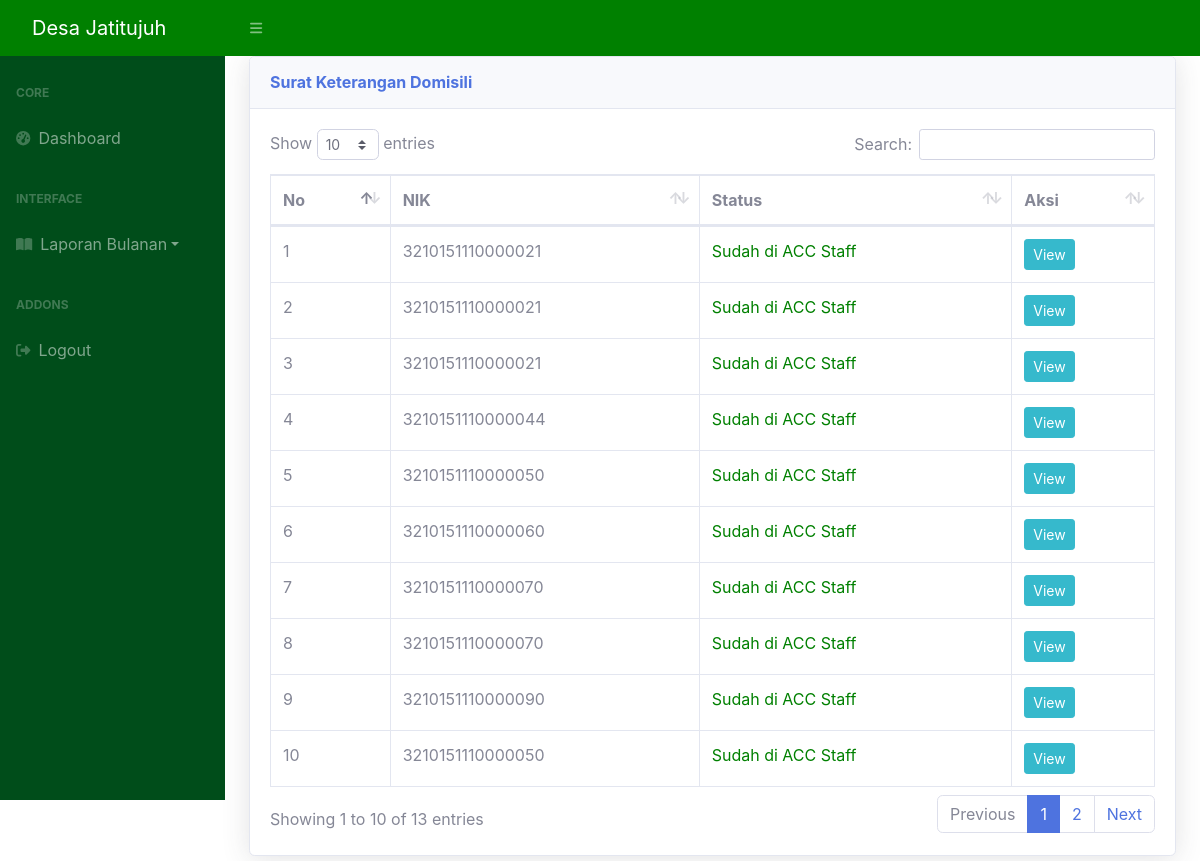
The app's page /kepala_desa/request_skd.php (signed in) with its own data.
### tables this page shows
CREATE TABLE `surat_skd` (
  `skd_id` int(11) NOT NULL,
  `nik_masyarakat_skd` varchar(255) NOT NULL,
  `nama_skd` varchar(255) NOT NULL,
  `alamat_skd` varchar(255) NOT NULL,
  `keperluan_skd` varchar(255) NOT NULL,
  `scan_ktp_skd` varchar(255) NOT NULL,
  `scan_kk_skd` varchar(255) NOT NULL,
  `tgl_req_skd` datetime NOT NULL,
  `status_skd` enum('acc_rt','acc_staff','belum_acc','acc_desa','selesai','tolak') NOT NULL DEFAULT 'belum_acc',
  `keterangan_skd` varchar(255) NOT NULL DEFAULT 'Pengajuan Anda Sedang Dalam Proses',
  `tanggal_acc_skd` date NOT NULL DEFAULT current_timestamp(),
  `nama_file_skd` varchar(255) NOT NULL,
  `no_surat_skd` varchar(255) NOT NULL,
  `nama_surat_skd` varchar(255) NOT NULL DEFAULT 'SKD'
);

### kepala_desa/request_skd.php (the view, shortened to what this page needs)
<?php
include "../koneksi.php";
$result_skd = mysqli_query($connection, "SELECT * FROM surat_skd WHERE status_skd = 'acc_staff'");
?>
<!DOCTYPE html>
<html lang="en">
<head>
    <link href="https://cdn.jsdelivr.net/npm/simple-datatables@latest/dist/style.css" rel="stylesheet" />
    <link href="../css/styles.css" rel="stylesheet" />
    <link href="../css2/sb-admin-2.min.css" rel="stylesheet">
    <link href="../vendor/datatables/dataTables.bootstrap4.min.css" rel="stylesheet">
</head>
<body class="sb-nav-fixed">
    <nav class="sb-topnav navbar navbar-expand navbar-dark" style="background-color: green;">
        <a class="navbar-brand ps-3" href="halkepala_desa.php">Desa Jatitujuh</a>
        <button class="btn btn-link btn-sm order-1 order-lg-0 me-4 me-lg-0" id="sidebarToggle" href="#!"><i class="fas fa-bars"></i></button>
    </nav>
    <div id="layoutSidenav">
        <div id="layoutSidenav_nav">
            <nav class="sb-sidenav accordion sb-sidenav-dark" id="sidenavAccordion" style="background-color: #004d1a;">
                <div class="sb-sidenav-menu">
                    <div class="nav">
                        <div class="sb-sidenav-menu-heading">Core</div>
                        <a class="nav-link" href="halkepala_desa.php">
                            <div class="sb-nav-link-icon"><i class="fas fa-tachometer-alt"></i></div>
                            Dashboard
                        </a>
                        <div class="sb-sidenav-menu-heading">Interface</div>
                        <div class="dropdown">
                            <a class="nav-link collapsed dropdown-toggle" href="#" role="button" id="dropdownMenuLink" data-bs-toggle="dropdown" aria-expanded="false">
                                <div class="sb-nav-link-icon"><i class="fas fa-book-open"></i></div>
                                Laporan Bulanan
                            </a>
                        </div>
                        <div class="sb-sidenav-menu-heading">Addons</div>
                        <a class="nav-link" href="../logout.php">
                            <div class="sb-nav-link-icon"><i class="fa-solid fa-right-from-bracket"></i></div>
                            Logout
                        </a>
                    </div>
                </div>
            </nav>
        </div>
        <div id="layoutSidenav_content">
            <main>
                <div class="container-fluid">
                    <div class="card shadow mb-4">
                        <div class="card-header py-3">
                            <h6 class="m-0 font-weight-bold text-primary">Surat Keterangan Domisili</h6>
                        </div>
                        <div class="card-body">
                            <div class="table-responsive">
                                <table class="table table-bordered" id="dataTable" width="100%" cellspacing="0">
                                    <thead>
                                        <tr>
                                            <th>No</th>
                                            <th>NIK</th>
                                            <th>Status</th>
                                            <th>Aksi</th>
                                        </tr>
                                    </thead>
                                    <tbody>
                                        <?php $no = 1; ?>
                                        <?php
                                        while ($row_skd = mysqli_fetch_assoc($result_skd)) : ?>
                                            <tr>
                                                <td>
                                                    <?= $no; ?>
                                                </td>
                                                <td>
                                                    <?= $row_skd["nik_masyarakat_skd"] ?>
                                                </td>
                                                <td>
                                                    <?php if ($row_skd["status_skd"] == 'acc_staff') { ?>
                                                        <span style="color: green;">Sudah di ACC Staff</span>
                                                    <?php } ?>
                                                </td>
                                                <td>
                                                    <a href="tampilsurat_skd.php?id=<?= $row_skd["nik_masyarakat_skd"]; ?> && skd_id=<?= $row_skd["skd_id"]; ?>" title="Detail" class="btn btn-info btn-sm">
                                                        View
                                                    </a>
                                                </td>
                                            </tr>
                                            <?php $no++; ?>
                                        <?php endwhile; ?>
                                    </tbody>
                                </table>
                            </div>
                        </div>
                    </div>
                </div>
            </main>
        </div>
    </div>
</body>
</html>

### records on screen
surat_skd: nik_masyarakat_skd "3210151110000021", status_skd "Sudah di ACC Staff"
surat_skd: nik_masyarakat_skd "3210151110000021", status_skd "Sudah di ACC Staff"
surat_skd: nik_masyarakat_skd "3210151110000021", status_skd "Sudah di ACC Staff"
surat_skd: nik_masyarakat_skd "3210151110000044", status_skd "Sudah di ACC Staff"
surat_skd: nik_masyarakat_skd "3210151110000050", status_skd "Sudah di ACC Staff"
surat_skd: nik_masyarakat_skd "3210151110000060", status_skd "Sudah di ACC Staff"
surat_skd: nik_masyarakat_skd "3210151110000070", status_skd "Sudah di ACC Staff"
surat_skd: nik_masyarakat_skd "3210151110000070", status_skd "Sudah di ACC Staff"
surat_skd: nik_masyarakat_skd "3210151110000090", status_skd "Sudah di ACC Staff"
surat_skd: nik_masyarakat_skd "3210151110000050", status_skd "Sudah di ACC Staff"
